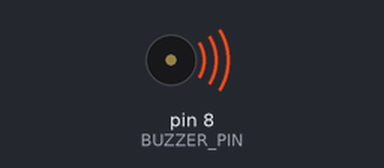
Bench run of a sketch on a simulated Arduino Uno, built with avr-gcc and run on an emulated ATmega328P. Shown: buzzer (waves = sounding).

Above: at 0.1 s.
At 2.1 s:
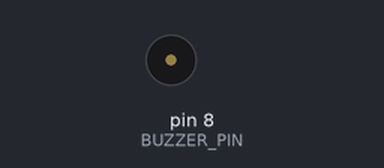
Timing chart, 0 to 3.6 s (numbered marks = the images above):
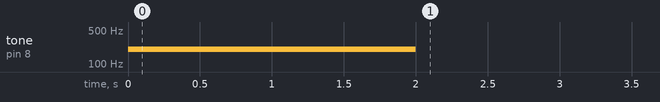

The sketch:

first_communication.ino
```cpp
#define BUZZER_PIN 8

void setup() {
  // put your setup code here, to run once:
  pinMode(BUZZER_PIN, OUTPUT);
  tone(BUZZER_PIN, 200,2000);
}

void loop() {
  // put your main code here, to run repeatedly:
}
```

Measured:
- by itself, tone on pin 8 (BUZZER_PIN): silent → 200 Hz at 0.00 s, → silent 2.0 s later
